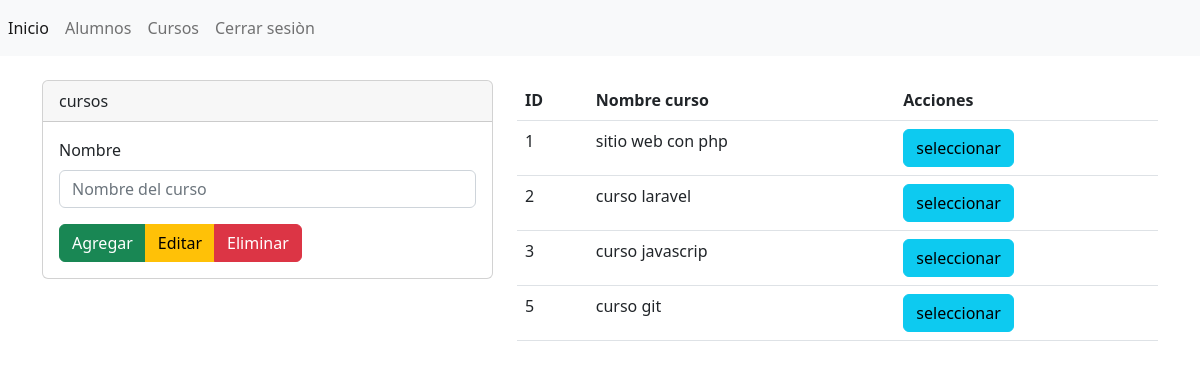
/secciones/vista_cursos.php (signed in), run on the app's committed database.
### tables this page shows
CREATE TABLE `cursos` (
  `id` int(255) NOT NULL,
  `nombre_curso` varchar(255) NOT NULL
);

### secciones/curso.php (called while the page is built, shortened)
<?php
$conexionBD=BD::crearInstancia();
$nombre_curso=isset($_POST['nombre_curso'])?$_POST['nombre_curso']:'';
$consulta=$conexionBD->prepare("select * from cursos");
$consulta->execute();
$listaCursos=$consulta->fetchAll();
?>

### secciones/vista_cursos.php (the view, shortened to what this page needs)
<?php include('../templates/cabecera.php'); ?>
<?php include('../secciones/curso.php'); ?>
<div class="row">
    <div class="col-12">
        <br>
        <div class="row">
            <div class="col-md-5">
                <form action="" method="post">
                    <div class="card">
                        <div class="card-header">
                            cursos
                        </div>
                        <div class="card-body">
                            <div class="mb-3">
                                <label for="nombre_curso" class="form-label">Nombre </label>
                                <input type="text" class="form-control" value="<?php echo $nombre_curso; ?>" name="nombre_curso" id="nombre_curso" aria-describedby="helpId" placeholder="Nombre del curso">
                            </div>
                            <div class="btn-group" role="group" aria-label="">
                                <button type="submit" name="accion" value="agregar" class="btn btn-success">Agregar</button>
                                <button type="submit" name="accion" value="editar" class="btn btn-warning">Editar</button>
                                <button type="submit" name="accion" value="borrar" class="btn btn-danger">Eliminar</button>
                            </div>
                        </div>
                    </div>
                </form>
            </div>
            <div class="col-md-7">
                <table class="table">
                    <thead>
                        <tr>
                            <th>ID</th>
                            <th>Nombre curso</th>
                            <th>Acciones</th>
                        </tr>
                    </thead>
                    <tbody>
                        <?php foreach ($listaCursos as $curso) { ?>
                            <tr>
                                <td> <?php echo $curso['id']; ?> </td>
                                <td><?php echo $curso['nombre_curso']; ?> </td>
                                <td>
                                    <form action="" method="post">
                                        <input type="submit" name="accion" value="seleccionar" class="btn btn-info">
                                    </form>
                                </td>
                            </tr>
                        <?php } ?>
                    </tbody>
                </table>
            </div>
        </div>
    </div>
    <?php include('../templates/pie.php'); ?>

### data on the page
cursos: id "1", nombre_curso "sitio web con php"
cursos: id "2", nombre_curso "curso laravel"
cursos: id "3", nombre_curso "curso javascrip"
cursos: id "5", nombre_curso "curso git"
